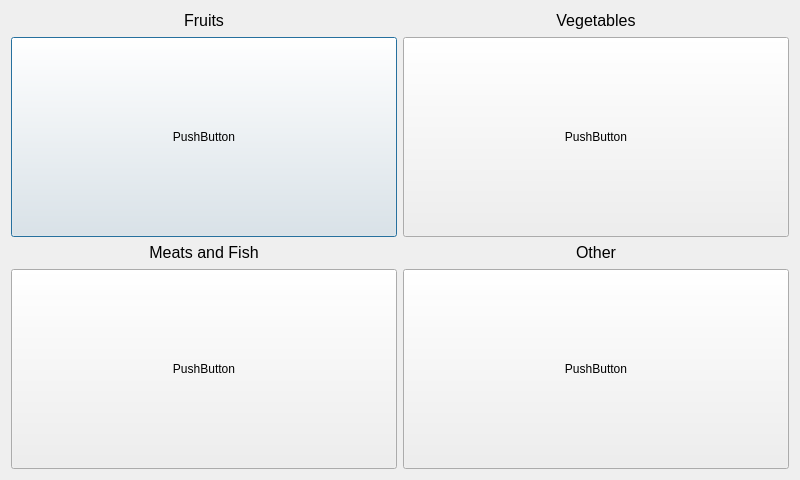
<?xml version="1.0" encoding="UTF-8"?>
<ui version="4.0">
 <class>CustomInput</class>
 <widget class="QDialog" name="CustomInput">
  <property name="geometry">
   <rect>
    <x>0</x>
    <y>0</y>
    <width>800</width>
    <height>480</height>
   </rect>
  </property>
  <property name="windowTitle">
   <string>Dialog</string>
  </property>
  <layout class="QVBoxLayout" name="verticalLayout_6">
   <item>
    <layout class="QVBoxLayout" name="verticalLayout_5">
     <item>
      <layout class="QHBoxLayout" name="horizontalLayout">
       <item>
        <layout class="QVBoxLayout" name="verticalLayout">
         <item>
          <widget class="QLabel" name="label">
           <property name="text">
            <string>&lt;html&gt;&lt;head/&gt;&lt;body&gt;&lt;p align=&quot;center&quot;&gt;&lt;span style=&quot; font-size:12pt;&quot;&gt;Fruits&lt;/span&gt;&lt;/p&gt;&lt;/body&gt;&lt;/html&gt;</string>
           </property>
          </widget>
         </item>
         <item>
          <widget class="QPushButton" name="pushButton_Fruits">
           <property name="minimumSize">
            <size>
             <width>200</width>
             <height>200</height>
            </size>
           </property>
           <property name="text">
            <string>PushButton</string>
           </property>
          </widget>
         </item>
        </layout>
       </item>
       <item>
        <layout class="QVBoxLayout" name="verticalLayout_2">
         <item>
          <widget class="QLabel" name="label_2">
           <property name="text">
            <string>&lt;html&gt;&lt;head/&gt;&lt;body&gt;&lt;p align=&quot;center&quot;&gt;&lt;span style=&quot; font-size:12pt;&quot;&gt;Vegetables&lt;/span&gt;&lt;/p&gt;&lt;/body&gt;&lt;/html&gt;</string>
           </property>
          </widget>
         </item>
         <item>
          <widget class="QPushButton" name="pushButton_Vegetables">
           <property name="minimumSize">
            <size>
             <width>200</width>
             <height>200</height>
            </size>
           </property>
           <property name="text">
            <string>PushButton</string>
           </property>
          </widget>
         </item>
        </layout>
       </item>
      </layout>
     </item>
     <item>
      <layout class="QHBoxLayout" name="horizontalLayout_2">
       <item>
        <layout class="QVBoxLayout" name="verticalLayout_3">
         <item>
          <widget class="QLabel" name="label_3">
           <property name="text">
            <string>&lt;html&gt;&lt;head/&gt;&lt;body&gt;&lt;p align=&quot;center&quot;&gt;&lt;span style=&quot; font-size:12pt;&quot;&gt;Meats and Fish&lt;/span&gt;&lt;/p&gt;&lt;/body&gt;&lt;/html&gt;</string>
           </property>
          </widget>
         </item>
         <item>
          <widget class="QPushButton" name="pushButton_Meats">
           <property name="minimumSize">
            <size>
             <width>200</width>
             <height>200</height>
            </size>
           </property>
           <property name="text">
            <string>PushButton</string>
           </property>
          </widget>
         </item>
        </layout>
       </item>
       <item>
        <layout class="QVBoxLayout" name="verticalLayout_4">
         <item>
          <widget class="QLabel" name="label_4">
           <property name="text">
            <string>&lt;html&gt;&lt;head/&gt;&lt;body&gt;&lt;p align=&quot;center&quot;&gt;&lt;span style=&quot; font-size:12pt;&quot;&gt;Other&lt;/span&gt;&lt;/p&gt;&lt;/body&gt;&lt;/html&gt;</string>
           </property>
          </widget>
         </item>
         <item>
          <widget class="QPushButton" name="pushButton_Other">
           <property name="minimumSize">
            <size>
             <width>200</width>
             <height>200</height>
            </size>
           </property>
           <property name="text">
            <string>PushButton</string>
           </property>
          </widget>
         </item>
        </layout>
       </item>
      </layout>
     </item>
    </layout>
   </item>
  </layout>
 </widget>
 <resources/>
 <connections/>
</ui>
